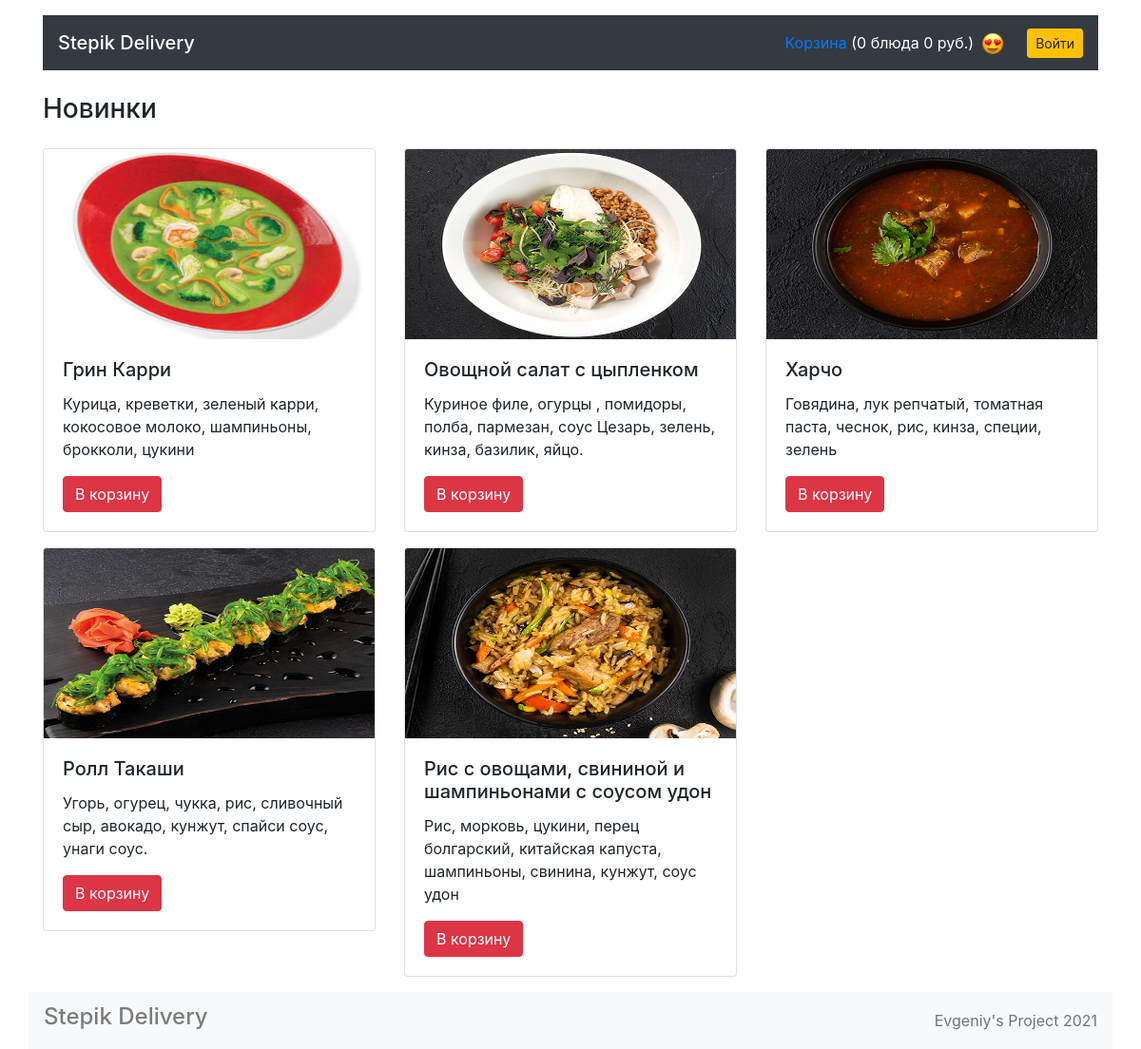
Page /categories/5 on the committed database.
### models.py (models this page shows)
class Category(db.Model):
    __tablename__ = 'categories'
    id = db.Column(db.Integer, primary_key=True)
    title = db.Column(db.String(), nullable=False)     # добавить unique=True
    dishes = db.relationship('Dish', back_populates='category')

class Dish(db.Model):
    __tablename__ = 'dishes'
    id = db.Column(db.Integer, primary_key=True)
    title = db.Column(db.String(), nullable=False)
    price = db.Column(db.Integer, nullable=False)
    description = db.Column(db.String(), nullable=False)
    picture = db.Column(db.String(), nullable=False)
    category_id = db.Column(db.Integer(), db.ForeignKey("categories.id"))
    category = db.relationship('Category', back_populates="dishes")
    orders = db.relationship("Order", secondary=orders_dishes_association, back_populates="dishes")

### views.py (the view)
@app.route('/categories/<category_id>')
def render_category(category_id):
    is_auth = False
    if session.get("user_id"):
        is_auth = True
    order_cart = session.get("cart", [])
    order_sum = session.get("sum", 0)
    category = db.session.query(Category).get_or_404(category_id)
    return render_template('category.html',
                           is_auth=is_auth,
                           order_cart=order_cart,
                           order_sum=order_sum,
                           category=category)

### templates/category.html (shortened to what this page needs)
  {% extends 'base.html' %}
  {% block container %}
    <section>
      <h3 class="my-4">{{ category.title }}</h3>
      <div class="row mt-4">
        {% for dish in category.dishes %}
        <div class="col-12 col-md-4">
          <div class="card mb-3">
             <img src="/static/pictures/{{ dish.picture }}" width="300" height="200" class="card-img-top" alt="">
            <div class="card-body">
              <h4 class="h5 card-title">{{ dish.title }}</h4>
              <p class="card-text">{{ dish.description|truncate(120) }}</p>
              <a href="/add_to_cart/{{ dish.id }}" class="btn btn-danger">В корзину</a>
            </div>
          </div>
        </div>
        {% endfor %}
      </div>
    </section>
{% endblock %}

### templates/base.html (style rules this page uses)
html { position: relative; min-height: 100%; }
body { margin-bottom: 60px; }

### rows in the picture
Category: title "Новинки"
Dish: picture (picture), title "Грин Карри", description "Курица, креветки, зеленый карри, кокосовое молоко, шампиньоны, брокколи, цукини"
Dish: picture (picture), title "Овощной салат с цыпленком", description "Куриное филе, огурцы , помидоры, полба, пармезан, соус Цезарь, зелень, кинза, базилик, яйцо."
Dish: picture (picture), title "Харчо", description "Говядина, лук репчатый, томатная паста, чеснок, рис, кинза, специи, зелень"
Dish: picture (picture), title "Ролл Такаши", description "Угорь, огурец, чукка, рис, сливочный сыр, авокадо, кунжут, спайси соус, унаги соус."
Dish: picture (picture), title "Рис с овощами, свининой и шампиньонами с соусом удон", description "Рис, морковь, цукини, перец болгарский, китайская капуста, шампиньоны, свинина, кунжут, соус удон"

### other values in the picture
{{ order_cart|length }} "0"
{{ order_sum }} "0"
